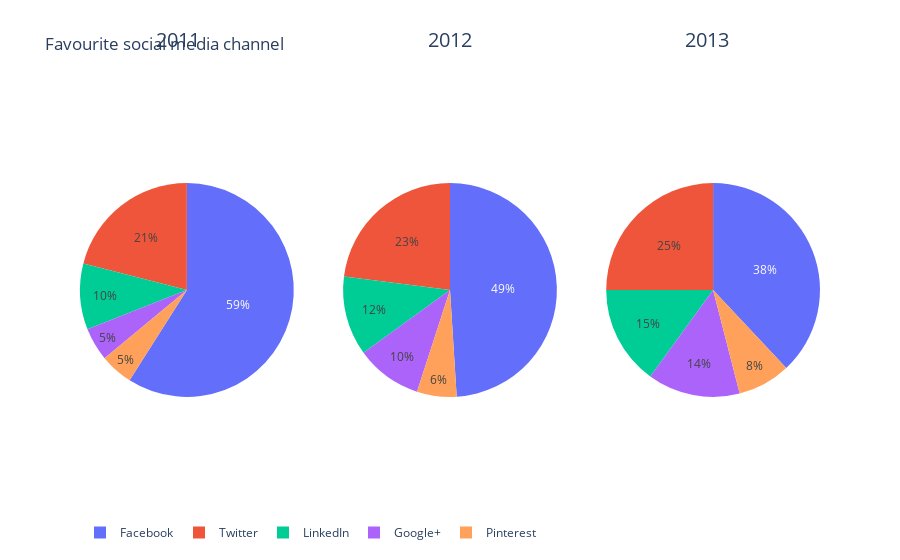

Here is the notebook cell this chart was saved with:
### Code cell
from plotly.subplots import make_subplots

countries = ["Facebook", "Twitter", "LinkedIn", "Google+","Pinterest"]

d2011 = [59, 21, 10, 5, 5]
d2012 = [49,23,12,10,6]
d2013 = [38,25,15,14,8]


fig = make_subplots(rows=1, cols=3, specs=[[{'type':'domain'}, {'type':'domain'},{'type':'domain'}]])

fig.add_trace(go.Pie(
    labels=countries, 
    values=d2011, 
    name="GHG Emissions"),
              row=1, col=1)

fig.add_trace(go.Pie(
    labels=countries, 
    values=d2012, 
    name="CO2 Emissions"),
              row = 1, col = 2)

fig.add_trace(go.Pie(
    labels=countries, 
    values=d2013, 
    name="CO2 Emissions"),
              row = 1, col = 3)


fig.update_traces(hole=0, hoverinfo="label+percent+name")

fig.update_layout(
    title_text="Favourite social media channel",
    annotations=[dict(text='2011', x=0.10, y=1.2, font_size=20, showarrow=False),
                         dict(text='2012', x=0.5, y=1.2, font_size=20, showarrow=False),
                        dict(text='2013', x=0.88, y=1.2, font_size=20, showarrow=False)])

fig.update_layout(
            legend_orientation = "h")
fig.show()

### Figure 1 — Plotly figure (JSON) as saved in the notebook; plotly's stock layout.template omitted (floating-point values rounded to 4 significant figures)
{"data": [{"domain": {"x": [0, 0.2889], "y": [0, 1]}, "hole": 0, "hoverinfo": "label+percent+name", "labels": ["Facebook", "Twitter", "LinkedIn", "Google+", "Pinterest"], "name": "GHG Emissions", "type": "pie", "values": [59, 21, 10, 5, 5]}, {"domain": {"x": [0.3556, 0.6444], "y": [0, 1]}, "hole": 0, "hoverinfo": "label+percent+name", "labels": ["Facebook", "Twitter", "LinkedIn", "Google+", "Pinterest"], "name": "CO2 Emissions", "type": "pie", "values": [49, 23, 12, 10, 6]}, {"domain": {"x": [0.7111, 1], "y": [0, 1]}, "hole": 0, "hoverinfo": "label+percent+name", "labels": ["Facebook", "Twitter", "LinkedIn", "Google+", "Pinterest"], "name": "CO2 Emissions", "type": "pie", "values": [38, 25, 15, 14, 8]}], "layout": {"annotations": [{"font": {"size": 20}, "showarrow": false, "text": "2011", "x": 0.1, "y": 1.2}, {"font": {"size": 20}, "showarrow": false, "text": "2012", "x": 0.5, "y": 1.2}, {"font": {"size": 20}, "showarrow": false, "text": "2013", "x": 0.88, "y": 1.2}], "autosize": true, "legend": {"orientation": "h"}, "title": {"text": "Favourite social media channel"}}}
